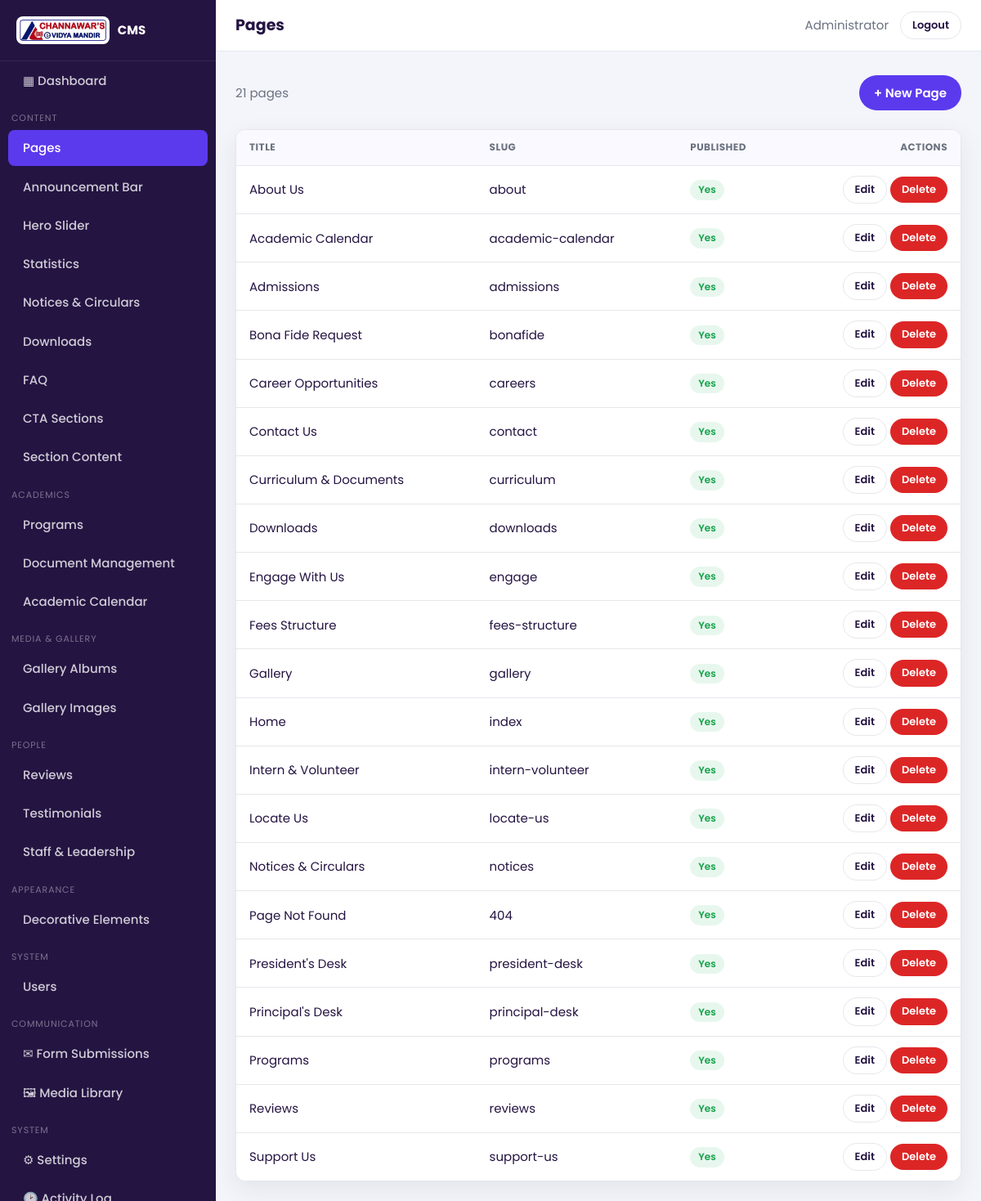
Screenshot of /admin/module/pages (signed in) with the database file from the repository.
### tables this page shows
CREATE TABLE `cevm_pages` (
  `id` int(10) unsigned NOT NULL AUTO_INCREMENT,
  `slug` varchar(150) NOT NULL,
  `title` varchar(190) NOT NULL,
  `banner_title` varchar(190) DEFAULT NULL,
  `banner_image` varchar(255) DEFAULT NULL,
  `body_html` longtext DEFAULT NULL,
  `meta_title` varchar(190) DEFAULT NULL,
  `meta_description` varchar(300) DEFAULT NULL,
  `meta_keywords` varchar(255) DEFAULT NULL,
  `og_image` varchar(255) DEFAULT NULL,
  `canonical` varchar(255) DEFAULT NULL,
  `is_published` tinyint(1) NOT NULL DEFAULT 1,
  `sort_order` int(11) NOT NULL DEFAULT 0,
  `created_at` datetime DEFAULT NULL,
  `updated_at` datetime DEFAULT NULL,
  `deleted_at` datetime DEFAULT NULL,
  PRIMARY KEY (`id`),
  UNIQUE KEY `uq_pages_slug` (`slug`),
  KEY `idx_pages_published` (`is_published`)
);

CREATE TABLE `cevm_users` (
  `id` int(10) unsigned NOT NULL AUTO_INCREMENT,
  `name` varchar(120) NOT NULL,
  `email` varchar(190) NOT NULL,
  `password` varchar(255) NOT NULL,
  `role` enum('admin','editor') NOT NULL DEFAULT 'editor',
  `avatar` varchar(255) DEFAULT NULL,
  `is_active` tinyint(1) NOT NULL DEFAULT 1,
  `reset_token` varchar(64) DEFAULT NULL,
  `reset_expires` datetime DEFAULT NULL,
  `last_login_at` datetime DEFAULT NULL,
  `created_at` datetime DEFAULT NULL,
  `updated_at` datetime DEFAULT NULL,
  `deleted_at` datetime DEFAULT NULL,
  PRIMARY KEY (`id`),
  UNIQUE KEY `uq_users_email` (`email`),
  KEY `idx_users_active` (`is_active`)
);

### app/Core/Controller.php (called while the page is built, shortened)
<?php
abstract class Controller
{
    protected function view(string $view, array $data = [], ?string $layout = null): void
    {
        View::output($view, $data, $layout);
    }
}

### app/Controllers/Admin/CrudController.php (called while the page is built, shortened)
<?php
final class CrudController extends Controller
{
    private array $module;
    private string $key;
    private GenericModel $model;
    public function __construct(string $key)
    {
        $modules = require APP_PATH . '/modules.php';
        $this->key = $key;
        $this->module = $modules[$key];
        $this->model = new GenericModel($this->module['table'], !empty($this->module['softDelete']));
    }
    public function index(): void
    {
        $rows = $this->model->all($this->module['orderBy'] ?? 'id DESC');
        $this->view('admin/crud/list', [
            'title' => $this->module['label'],
            'moduleKey' => $this->key,
            'module' => $this->module,
            'rows' => $rows,
        ], 'admin/layout');
    }
}

### config/config.php (called while the page is built, shortened)
<?php
require_once CONFIG_PATH . '/database.php';
spl_autoload_register(static function (string $class): void {
    $relative = str_replace('\\', '/', substr($class, 4));
    $file = APP_PATH . '/' . $relative . '.php';
});
require_once APP_PATH . '/helpers.php';

### app/Core/Database.php (called while the page is built, shortened)
<?php
final class Database
{
    private static ?Database $instance = null;
    private ?PDO $pdo = null;
    public static function instance(): self
    {
        return self::$instance ??= new self();
    }
    public function pdo(): PDO
    {
        if ($this->pdo instanceof PDO) {
            return $this->pdo;
        }
        $dsn = sprintf('mysql:host=%s;port=%s;dbname=%s;charset=%s', DB_HOST, defined('DB_PORT') ? DB_PORT : '3306', DB_NAME, DB_CHARSET);
        $options = [
            PDO::ATTR_ERRMODE            => PDO::ERRMODE_EXCEPTION,
            PDO::ATTR_DEFAULT_FETCH_MODE => PDO::FETCH_ASSOC,
            PDO::ATTR_EMULATE_PREPARES   => false,
            PDO::ATTR_TIMEOUT            => 5,
        ];
        $delaysMs = [100, 200, 400, 800, 1200];
        $attempt = 0;
        while (true) {
            try {
                $this->pdo = new PDO($dsn, DB_USER, DB_PASS, $options);
                return $this->pdo;
            } catch (PDOException $e) {
                if ($attempt >= count($delaysMs)) {
                    throw $e;
                }
                usleep($delaysMs[$attempt] * 1000);
                $attempt++;
            }
        }
    }
    public function run(string $sql, array $params = []): PDOStatement
    {
        $stmt = $this->pdo()->prepare($sql);
        $stmt->execute($params);
        return $stmt;
    }
    public function first(string $sql, array $params = []): ?array
    {
        $row = $this->run($sql, $params)->fetch();
        return $row === false ? null : $row;
    }
    public function all(string $sql, array $params = []): array
    {
        return $this->run($sql, $params)->fetchAll();
    }
}

### app/Models/GenericModel.php (called while the page is built, shortened)
<?php
final class GenericModel extends Model
{
    public function __construct(string $table, bool $softDelete = false)
    {
        $this->table = $table;
        $this->softDelete = $softDelete;
    }
}

### app/Core/Model.php (called while the page is built, shortened)
<?php
abstract class Model
{
    protected string $table;
    protected Database $db;
    public function __construct()
    {
        $this->db = Database::instance();
    }
    protected function t(): string
    {
        return DB_PREFIX . $this->table;
    }
    private function notDeleted(string $where = ''): string
    {
        $clause = 'deleted_at IS NULL';
        return $where === '' ? "WHERE {$clause}" : "{$where} AND {$clause}";
    }
    public function all(string $orderBy = 'id DESC', ?int $limit = null): array
    {
        $sql = "SELECT * FROM {$this->t()} " . $this->notDeleted() . " ORDER BY {$orderBy}";
        return $this->db->all($sql);
    }
}

### app/helpers.php (called while the page is built, shortened)
<?php
if (!function_exists('e')) {
    function e($value): string
    {
        return htmlspecialchars((string) ($value ?? ''), ENT_QUOTES | ENT_SUBSTITUTE, 'UTF-8');
    }
}
if (!function_exists('admin_url')) {
    function admin_url(string $path = ''): string
    {
        return ADMIN_URL . ($path !== '' ? '/' . ltrim($path, '/') : '');
    }
}
if (!function_exists('asset')) {
    function asset(string $path): string
    {
        return BASE_URL . '/assets/' . ltrim($path, '/');
    }
}
if (!function_exists('str_excerpt')) {
    function str_excerpt(string $text, int $words = 22): string
    {
        $text = trim(strip_tags($text));
        $parts = preg_split('/\s+/', $text);
        if (count($parts) <= $words) return $text;
        return implode(' ', array_slice($parts, 0, $words)) . '…';
    }
}

### app/Models/Setting.php (called while the page is built, shortened)
<?php
final class Setting
{
    private static ?array $cache = null;
    private static function load(): array
    {
        if (self::$cache === null) {
            self::$cache = [];
            $rows = Database::instance()->all(
                'SELECT setting_key, setting_value FROM ' . DB_PREFIX . 'settings'
            );
            foreach ($rows as $r) {
                self::$cache[$r['setting_key']] = $r['setting_value'];
            }
        }
        return self::$cache;
    }
    public static function get(string $key, ?string $default = null): ?string
    {
        $all = self::load();
        return $all[$key] ?? $default;
    }
}

### app/Core/Session.php (called while the page is built, shortened)
<?php
final class Session
{
    public static function get(string $key, $default = null)
    {
        return $_SESSION[$key] ?? $default;
    }
}

### app/Core/Auth.php (called while the page is built, shortened)
<?php
final class Auth
{
    public static function user(): ?array
    {
        return Session::get(self::KEY);
    }
    public static function id(): ?int
    {
        return self::user()['id'] ?? null;
    }
    public static function role(): string
    {
        return self::user()['role'] ?? 'guest';
    }
    public static function is(string $role): bool
    {
        return self::role() === $role;
    }
    public static function refresh(): void
    {
        $user = Database::instance()->first(
            'SELECT * FROM ' . DB_PREFIX . 'users WHERE id = ? LIMIT 1', [self::id()]
        );
    }
}

### app/Views/admin/crud/list.php (the view, shortened to what this page needs)
<?php
$types = [];
foreach ($module['fields'] as $f) { $types[$f['name']] = $f['type'] ?? 'text'; }
$boolCols = ['is_active', 'is_published', 'is_featured', 'is_pinned', 'is_approved'];
?>
<div class="toolbar">
  <p class="muted"><?= count($rows) ?> <?= e(strtolower($module['label'])) ?></p>
  <a class="btn" href="<?= admin_url('module/' . $moduleKey . '/create') ?>">+ New <?= e($module['singular']) ?></a>
</div>
<div class="card" style="overflow-x:auto">
<?php if (empty($rows)): ?>
  <div class="card__body"><p class="muted">No records yet. Click “New <?= e($module['singular']) ?>” to add one.</p></div>
<?php else: ?>
  <table class="table">
    <thead>
      <tr>
        <?php foreach ($module['listColumns'] as $col => $label): ?>
          <th><?= e($label) ?></th>
        <?php endforeach; ?>
        <th style="text-align:right">Actions</th>
      </tr>
    </thead>
    <tbody>
    <?php foreach ($rows as $r): ?>
      <tr>
        <?php foreach ($module['listColumns'] as $col => $label):
          $type = $types[$col] ?? 'text';
          $val = $r[$col] ?? ''; ?>
          <td>
            <?php if (in_array($col, $boolCols, true)): ?>
              <span class="badge <?= $val ? 'on' : 'off' ?>"><?= $val ? 'Yes' : 'No' ?></span>
            <?php elseif ($type === 'image' && $val): ?>
              <img class="thumb" src="<?= e(upload_url($val)) ?>" alt="">
            <?php else: ?>
              <?= e(str_excerpt((string) $val, 10)) ?>
            <?php endif; ?>
          </td>
        <?php endforeach; ?>
        <td style="text-align:right;white-space:nowrap">
          <a class="btn sm light" href="<?= admin_url('module/' . $moduleKey . '/edit/' . $r['id']) ?>">Edit</a>
          <form method="post" action="<?= admin_url('module/' . $moduleKey . '/delete/' . $r['id']) ?>" style="display:inline" data-confirm="Delete this <?= e(strtolower($module['singular'])) ?>?">
            <button class="btn sm danger" type="submit">Delete</button>
          </form>
        </td>
      </tr>
    <?php endforeach; ?>
    </tbody>
  </table>
<?php endif; ?>
</div>

### app/Views/admin/layout.php (shortened to what this page needs)
<?php
$modules = require APP_PATH . '/modules.php';
$groups = [];
foreach ($modules as $key => $m) {
    $groups[$m['group']][$key] = $m;
}
$uri = $_SERVER['REQUEST_URI'] ?? '';
$logo = Setting::get('logo') ?: asset('images/logo.jpg');
?><!DOCTYPE html>
<html lang="en">
<head>
<link rel="stylesheet" href="<?= asset('admin/admin.css') ?>">
</head>
<body>
<div class="admin">
  <aside class="sidebar">
    <div class="sidebar__brand">
      <img src="<?= e($logo) ?>" alt="Logo">
      <span>CMS</span>
    </div>
    <a class="item <?= str_contains($uri, '/dashboard') ? 'active' : '' ?>" href="<?= admin_url('dashboard') ?>">▦ Dashboard</a>
    <?php foreach ($groups as $groupName => $mods): ?>
      <div class="nav-group"><?= e($groupName) ?></div>
      <?php foreach ($mods as $key => $m): ?>
        <a class="item <?= str_contains($uri, 'module/' . $key) ? 'active' : '' ?>" href="<?= admin_url('module/' . $key) ?>">
          <?= e($m['label']) ?>
        </a>
      <?php endforeach; ?>
    <?php endforeach; ?>
    <div class="nav-group">Communication</div>
    <a class="item <?= str_contains($uri, '/forms') ? 'active' : '' ?>" href="<?= admin_url('forms') ?>">✉ Form Submissions</a>
    <a class="item <?= str_contains($uri, '/media') ? 'active' : '' ?>" href="<?= admin_url('media') ?>">🖼 Media Library</a>
    <div class="nav-group">System</div>
    <?php if (Auth::is('admin')): ?>
      <a class="item <?= str_contains($uri, '/settings') ? 'active' : '' ?>" href="<?= admin_url('settings') ?>">⚙ Settings</a>
    <?php endif; ?>
    <a class="item <?= str_contains($uri, '/activity') ? 'active' : '' ?>" href="<?= admin_url('activity') ?>">🕑 Activity Log</a>
  </aside>
  <div class="main">
    <header class="topbar">
      <div style="display:flex;align-items:center;gap:12px">
        <h1><?= e($title ?? '') ?></h1>
      </div>
      <div class="right">
        <a class="muted" href="<?= admin_url('profile') ?>"><?= e(Auth::user()['name'] ?? '') ?></a>
        <a class="btn light sm" href="<?= admin_url('logout') ?>">Logout</a>
      </div>
    </header>
    <main class="content">
      <?= $content ?>
    </main>
  </div>
</div>
</body>
</html>

### assets/admin/admin.css (style rules this page uses)
:root { --p:#5b3aee;--p600:#4a2fd6;--ink:#241442;--accent:#f8bc24; --bg:#f4f5fa;--card:#fff;--line:#e5e7eb;--muted:#6b7280; --ok:#16a34a;--err:#dc2626;--radius:12px;--sb:264px; --shadow:0 10px 30px rgba(36,20,66,.08); }
* { box-sizing:border-box }
html,body { margin:0;padding:0 }
body { font-family:Poppins,system-ui,sans-serif;background:var(--bg);color:var(--ink);font-size:15px;line-height:1.55 }
a { color:var(--p);text-decoration:none }
img { max-width:100%;display:block }
.admin { display:flex;min-height:100vh }
.sidebar { width:var(--sb);background:var(--ink);color:#fff;position:fixed;inset:0 auto 0 0;display:flex;flex-direction:column;transition:transform .3s ease;z-index:50;overflow-y:auto }
.sidebar__brand { display:flex;align-items:center;gap:10px;padding:20px;border-bottom:1px solid rgba(255,255,255,.08) }
.sidebar__brand img { height:34px;width:auto;background:#fff;border-radius:8px;padding:4px }
.sidebar__brand span { font-weight:700 }
.nav-group { padding:14px 14px 4px;font-size:11px;letter-spacing:.08em;text-transform:uppercase;color:rgba(255,255,255,.4) }
.sidebar a.item { display:flex;align-items:center;gap:10px;padding:10px 18px;color:rgba(255,255,255,.78);border-radius:8px;margin:2px 10px;font-weight:500 }
.sidebar a.item.active { background:var(--p);color:#fff }
.main { flex:1;margin-left:var(--sb);min-width:0;display:flex;flex-direction:column }
.topbar { background:#fff;border-bottom:1px solid var(--line);padding:14px 24px;display:flex;align-items:center;justify-content:space-between;position:sticky;top:0;z-index:30 }
.topbar h1 { font-size:19px;margin:0 }
.topbar .right { display:flex;align-items:center;gap:14px }
.content { padding:24px;flex:1 }
.card { background:var(--card);border:1px solid var(--line);border-radius:var(--radius);box-shadow:var(--shadow) }
.btn { display:inline-flex;align-items:center;gap:8px;border:0;cursor:pointer;font:inherit;font-weight:600;padding:10px 18px;border-radius:99px;background:var(--p);color:#fff;transition:.2s }
.btn.light { background:#fff;border:1px solid var(--line);color:var(--ink) }
.btn.danger { background:var(--err) }
.btn.sm { padding:6px 14px;font-size:13px }
.table { width:100%;border-collapse:collapse;background:#fff;border-radius:var(--radius);overflow:hidden }
.table th,.table td { padding:12px 16px;text-align:left;border-bottom:1px solid var(--line);vertical-align:middle }
.table th { background:#faf9ff;font-size:12px;text-transform:uppercase;letter-spacing:.04em;color:var(--muted) }
.table tr:last-child td { border-bottom:0 }
.badge { display:inline-block;padding:3px 10px;border-radius:99px;font-size:12px;font-weight:600 }
.badge.on { background:#e7f7ee;color:var(--ok) }
.toolbar { display:flex;flex-wrap:wrap;gap:12px;align-items:center;justify-content:space-between;margin-bottom:18px }
.muted { color:var(--muted) }
.right { margin-left:auto }

### rows the page displays
cevm_pages: label "Notices & Circulars", title "Notices & Circulars", slug "notices", is_published "Yes"
cevm_pages: label "Downloads", title "Downloads", slug "downloads", is_published "Yes"
cevm_pages: label "Programs", title "Programs", slug "programs", is_published "Yes"
cevm_pages: label "Reviews", title "Reviews", slug "reviews", is_published "Yes"
cevm_users: name "Administrator"
cevm_pages: title "About Us", slug "about", is_published "Yes"
cevm_pages: title "Academic Calendar", slug "academic-calendar", is_published "Yes"
cevm_pages: title "Admissions", slug "admissions", is_published "Yes"
cevm_pages: title "Bona Fide Request", slug "bonafide", is_published "Yes"
cevm_pages: title "Career Opportunities", slug "careers", is_published "Yes"
cevm_pages: title "Contact Us", slug "contact", is_published "Yes"
cevm_pages: title "Curriculum & Documents", slug "curriculum", is_published "Yes"
cevm_pages: title "Engage With Us", slug "engage", is_published "Yes"
cevm_pages: title "Fees Structure", slug "fees-structure", is_published "Yes"
cevm_pages: title "Gallery", slug "gallery", is_published "Yes"
cevm_pages: title "Home", slug "index", is_published "Yes"
cevm_pages: title "Intern & Volunteer", slug "intern-volunteer", is_published "Yes"
cevm_pages: title "Locate Us", slug "locate-us", is_published "Yes"
cevm_pages: title "Page Not Found", slug "404", is_published "Yes"
cevm_pages: title "President's Desk", slug "president-desk", is_published "Yes"
cevm_pages: title "Principal's Desk", slug "principal-desk", is_published "Yes"
cevm_pages: title "Support Us", slug "support-us", is_published "Yes"

### other values shown
$groupName "CONTENT"
$m['label'] "Pages"
$m['label'] "Announcement Bar"
$m['label'] "Hero Slider"
$m['label'] "Statistics"
$m['label'] "FAQ"
$m['label'] "CTA Sections"
$m['label'] "Section Content"
$groupName "ACADEMICS"
$m['label'] "Document Management"
$m['label'] "Academic Calendar"
$groupName "MEDIA & GALLERY"
$m['label'] "Gallery Albums"
$m['label'] "Gallery Images"
$groupName "PEOPLE"
